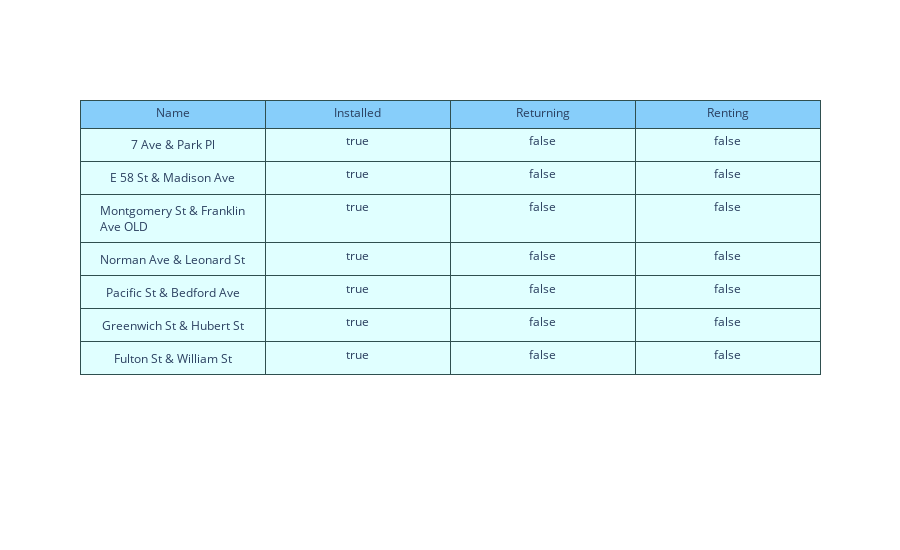

The code cell stored with this chart in its notebook:
### Code cell
fig = go.Figure(data=[go.Table(
    header=dict(values=['Name', 'Installed','Returning','Renting'],
                line_color='darkslategray',
                fill_color='lightskyblue',
                align='center'),
    cells=dict(values=[station_installed.name, # 1st column
                       station_installed.is_installed, #2nd column
                       station_installed.is_returning,
                       station_installed.is_renting,
                                            ], # Third column
               line_color='darkslategray',
               fill_color='lightcyan',
               align='center'))
])

fig.update_layout(width=900, height=550)
#fig.savefig('tabe1.png')
fig.show()

### Figure 1 — Plotly figure (JSON) as saved in the notebook; plotly's stock layout.template omitted (floating-point values rounded to 4 significant figures)
{"data": [{"cells": {"align": "center", "fill": {"color": "lightcyan"}, "line": {"color": "darkslategray"}, "values": [["7 Ave & Park Pl", "E 58 St & Madison Ave", "Montgomery St & Franklin Ave OLD", "Norman Ave & Leonard St", "Pacific St & Bedford Ave", "Greenwich St & Hubert St", "Fulton St & William St"], [true, true, true, true, true, true, true], [false, false, false, false, false, false, false], [false, false, false, false, false, false, false]]}, "header": {"align": "center", "fill": {"color": "lightskyblue"}, "line": {"color": "darkslategray"}, "values": ["Name", "Installed", "Returning", "Renting"]}, "type": "table"}], "layout": {"height": 550, "width": 900}}
